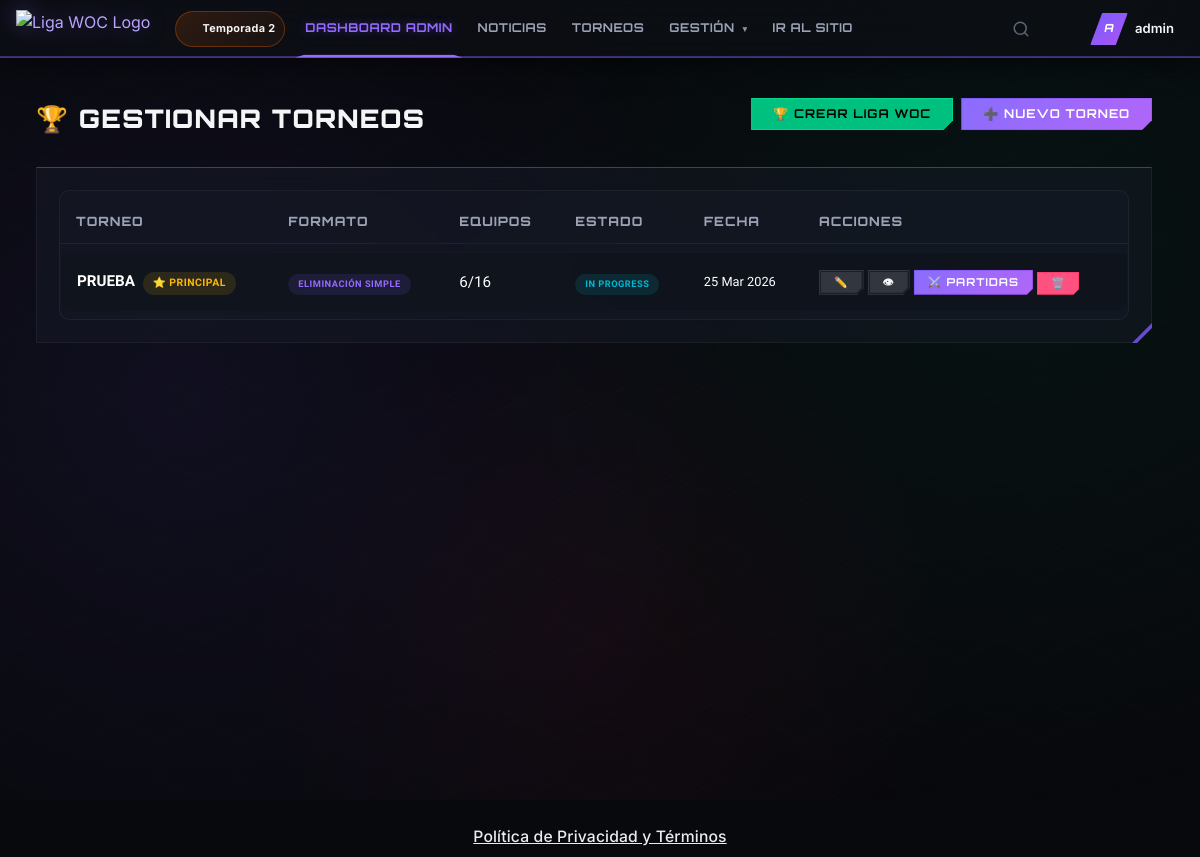
The app's page /admin/tournaments.php (signed in) with its own data.
### tables this page shows
CREATE TABLE `seasons` (
  `id` int(11) NOT NULL,
  `name` varchar(100) NOT NULL,
  `start_date` date NOT NULL,
  `end_date` date DEFAULT NULL,
  `is_active` tinyint(1) DEFAULT 0,
  `description` text DEFAULT NULL,
  `created_at` datetime DEFAULT current_timestamp()
);

CREATE TABLE `tournaments` (
  `id` int(11) NOT NULL,
  `name` varchar(200) NOT NULL,
  `slug` varchar(200) NOT NULL,
  `description` text DEFAULT NULL,
  `rules` text DEFAULT NULL,
  `image` varchar(255) DEFAULT NULL,
  `season_id` int(11) DEFAULT NULL,
  `format` enum('single_elimination','double_elimination','group_stage','round_robin') NOT NULL,
  `team_size` int(11) DEFAULT 5,
  `max_teams` int(11) DEFAULT 16,
  `min_rank` varchar(30) DEFAULT NULL,
  `entry_fee` decimal(10,2) DEFAULT 0.00,
  `prize_pool` varchar(500) DEFAULT NULL,
  `status` enum('draft','registration','ready','in_progress','completed','cancelled') DEFAULT 'draft',
  `registration_start` datetime DEFAULT NULL,
  `registration_end` datetime DEFAULT NULL,
  `start_date` datetime DEFAULT NULL,
  `end_date` datetime DEFAULT NULL,
  `stream_url` varchar(500) DEFAULT NULL,
  `created_by` int(11) NOT NULL,
  `created_at` datetime DEFAULT current_timestamp(),
  `updated_at` datetime DEFAULT current_timestamp() ON UPDATE current_timestamp(),
  `is_main_tournament` tinyint(1) NOT NULL DEFAULT 0,
  `tournament_type` varchar(50) DEFAULT NULL
);

### config/app.php (called while the page is built, shortened)
<?php
require_once __DIR__ . '/env-loader.php';
function url($path = '') {
    return BASE_URL . ltrim($path, '/');
}
function asset($path) {
    return BASE_URL . 'assets/' . ltrim($path, '/');
}
function isAdmin() {
    return isset($_SESSION['user_role']) && in_array($_SESSION['user_role'], [ROLE_ADMIN, ROLE_SUPERADMIN]);
}
function currentUsername() {
    return $_SESSION['username'] ?? null;
}

### config/database.php (called while the page is built, shortened)
<?php
require_once __DIR__ . '/env-loader.php';
class Database {
    private static $instance = null;
    private $pdo;
    private function getConfig() {
        $isProduction = env('APP_ENV') === 'production';
        $config = [
            'host' => env('DB_HOST', 'localhost'),
            'port' => env('DB_PORT', 3306),
            'dbname' => env('DB_NAME', 'ligawoc'),
            'username' => env('DB_USER', env('DB_USERNAME', $isProduction ? null : 'root')),
            'password' => env('DB_PASS', env('DB_PASSWORD', $isProduction ? null : '')),
        ];
        if ($isProduction) {
            $required = ['host' => 'DB_HOST', 'dbname' => 'DB_NAME', 'username' => 'DB_USER/DB_USERNAME', 'password' => 'DB_PASS/DB_PASSWORD'];
        }
        return $config;
    }
    private function __construct() {
        $config = $this->getConfig();
        $charset = 'utf8mb4';
        $dsn = "mysql:host={$config['host']};port={$config['port']};dbname={$config['dbname']};charset={$charset}";
        $options = [
            PDO::ATTR_ERRMODE => PDO::ERRMODE_EXCEPTION,
            PDO::ATTR_DEFAULT_FETCH_MODE => PDO::FETCH_ASSOC,
            PDO::ATTR_EMULATE_PREPARES => false,
        ];
        try {
            $this->pdo = new PDO($dsn, $config['username'], $config['password'], $options);
        } catch (Throwable $e) {
            $isProduction = env('APP_ENV') === 'production';
            if ($isProduction) {
                error_log('[DB_ERROR] ' . $e->getMessage());
                die('Error de conexión al servidor. Por favor intenta más tarde.');
            } else {
                die('Error de conexión: ' . $e->getMessage());
            }
        }
    }
    public static function getInstance() {
        if (self::$instance === null) {
            self::$instance = new self();
        }
        return self::$instance;
    }
    public function query($sql, $params = []) {
        $stmt = $this->pdo->prepare($sql);
        $stmt->execute($params);
        return $stmt;
    }
    public function fetch($sql, $params = []) {
        return $this->query($sql, $params)->fetch();
    }
    public function fetchAll($sql, $params = []) {
        return $this->query($sql, $params)->fetchAll();
    }
}

### config/env-loader.php (called while the page is built, shortened)
<?php
function env($key, $default = null) {
    $value = getenv($key);
    if ($value !== false) {
        return $value;
    }
    return $default;
}

### controllers/TournamentController.php (called while the page is built, shortened)
<?php
class TournamentController {
    private $db;
    public function __construct() {
        $this->db = Database::getInstance();
    }
    public function getAll($page = 1, $status = null) {
        $offset = ($page - 1) * ITEMS_PER_PAGE;
        $params = [];
        $where = "WHERE 1=1";
        $total = $this->db->fetch("SELECT COUNT(*) as total FROM tournaments t $where", $params)['total'];
        $params[] = ITEMS_PER_PAGE;
        $params[] = $offset;
        $tournaments = $this->db->fetchAll(
            "SELECT t.*, s.name as season_name,
                    (SELECT COUNT(*) FROM tournament_teams WHERE tournament_id = t.id) as registered_teams
             FROM tournaments t
             LEFT JOIN seasons s ON t.season_id = s.id
             $where
             ORDER BY t.start_date DESC, t.created_at DESC
             LIMIT ? OFFSET ?",
            $params
        );
        return ['tournaments' => $tournaments, 'total' => $total, 'pages' => ceil($total / ITEMS_PER_PAGE)];
    }
}

### admin/tournaments.php (the view, shortened to what this page needs)
<?php
require_once __DIR__ . '/../config/app.php';
require_once __DIR__ . '/../config/database.php';
require_once __DIR__ . '/../controllers/TournamentController.php';
$tournCtrl = new TournamentController();
$result = $tournCtrl->getAll(max(1, intval($_GET['p'] ?? 1)));
$editTournament = null;
require_once __DIR__ . '/../includes/header.php';
require_once __DIR__ . '/../includes/navbar.php';
?>
<div class="app-wrapper">
<div class="main-content">
    <div class="page-header" style="display:flex;justify-content:space-between;align-items:start;flex-wrap:wrap;gap:12px;">
        <div><h1 class="page-title">🏆 Gestionar Torneos</h1></div>
        <div style="display:flex;gap:8px;flex-wrap:wrap;">
            <form method="POST" style="display:inline;">
                <button type="submit" class="btn btn-success" onclick="return confirm('¿Crear un nuevo torneo LIGA WOC (32 equipos, fase de grupos + llaves)? Se vinculará a la temporada activa.')">
                    🏆 Crear LIGA WOC
                </button>
            </form>
            <button class="btn btn-primary" onclick="document.getElementById('tourn-form').style.display=document.getElementById('tourn-form').style.display==='none'?'block':'none'">
                ➕ <?= $editTournament ? 'Editando' : 'Nuevo Torneo' ?>
            </button>
        </div>
    </div>
    <div class="card">
        <div class="table-wrapper">
            <table class="table">
                <thead><tr><th>Torneo</th><th>Formato</th><th>Equipos</th><th>Estado</th><th>Fecha</th><th>Acciones</th></tr></thead>
                <tbody>
                <?php foreach ($result['tournaments'] as $t): ?>
                <tr>
                    <td style="font-weight:600;">
                        <?= htmlspecialchars($t['name']) ?>
                        <?php if (!empty($t['is_main_tournament'])): ?>
                        <span class="badge badge-yellow" style="font-size:0.65rem;margin-left:4px;">⭐ PRINCIPAL</span>
                        <?php endif; ?>
                    </td>
                    <td><span class="badge badge-purple"><?= TOURNAMENT_FORMATS[$t['format']] ?? $t['format'] ?></span></td>
                    <td><?= $t['registered_teams'] ?>/<?= $t['max_teams'] ?></td>
                    <td>
                        <?php $colors = ['draft'=>'yellow','registration'=>'green','ready'=>'blue','in_progress'=>'blue','completed'=>'purple']; ?>
                        <span class="badge badge-<?= $colors[$t['status']] ?? 'purple' ?>"><?= ucfirst(str_replace('_',' ',$t['status'])) ?></span>
                    </td>
                    <td style="font-size:0.8rem;"><?= $t['start_date'] ? date('d M Y', strtotime($t['start_date'])) : '-' ?></td>
                    <td>
                        <div style="display:flex;gap:4px;flex-wrap:wrap;">
                            <a href="<?= url('admin/tournaments?edit=' . $t['id']) ?>" class="btn btn-sm btn-secondary">✏️</a>
                            <a href="<?= url('tournaments/view/' . $t['id']) ?>" class="btn btn-sm btn-secondary" target="_blank">👁</a>
                            <a href="<?= url('admin/tournament-matches?id=' . $t['id']) ?>" class="btn btn-sm btn-primary">⚔️ Partidas</a>
                            <form method="POST" style="display:inline;">
                                <?php
                                $deleteMsg = in_array($t['status'], ['draft', 'cancelled'])
                                    ? '¿Eliminar este torneo? Esta acción no se puede deshacer.'
                                    : '⚠️ ADVERTENCIA: Este torneo tiene partidas/resultados. Se eliminarán TODOS los datos (partidas, resultados, estadísticas). ¿Estás seguro?';
                                ?>
                                <button type="submit" class="btn btn-sm btn-danger" onclick="return confirm('<?= $deleteMsg ?>')">🗑️</button>
                            </form>
                        </div>
                    </td>
                </tr>
                <?php endforeach; ?>
                </tbody>
            </table>
        </div>
    </div>
<?php require_once __DIR__ . '/../includes/footer.php'; ?>

### includes/navbar.php (shortened to what this page needs)
<?php
$currentPage = $page ?? '';
$_activeSeason = Database::getInstance()->fetch("SELECT name FROM seasons WHERE is_active = 1 LIMIT 1");
$_seasonLabel = $_activeSeason ? $_activeSeason['name'] : null;
$isDesigner = false;
function wocIcon($name, $class = '') {
    $svg = $icons[$name] ?? '';
    return '<svg class="icon-svg ' . $class . '" viewBox="0 0 24 24" fill="none" stroke="currentColor" stroke-width="2" stroke-linecap="round" stroke-linejoin="round">' . $svg . '</svg>';
}
?>
<header class="topnav-immersive<?= $isDesigner ? ' has-designer-link' : '' ?>">
    <div class="topnav-left">
        <a href="<?= url(isAdmin() ? 'admin' : 'dashboard') ?>" class="topnav-logo">
            <img src="<?= asset('img/logo.png') ?>" alt="Liga WOC Logo" class="topnav-logo-img">
        </a>
        <nav class="topnav-links">
            <?php if ($_seasonLabel): ?>
            <div class="season-badge" title="Temporada actual">
                <?= wocIcon('calendar', 'sm') ?>
                <span><?= htmlspecialchars($_seasonLabel) ?></span>
            </div>
            <?php endif; ?>
            <?php if (!isAdmin()): ?>
                <a href="<?= url('dashboard') ?>" class="topnav-link <?= $currentPage === 'dashboard' ? 'active' : '' ?>">Dashboard</a>
                <a href="<?= url('news') ?>" class="topnav-link <?= $currentPage === 'news' ? 'active' : '' ?>">Noticias</a>
                <div class="topnav-dropdown-container">
                    <a href="<?= url('tournaments') ?>" class="topnav-link <?= $currentPage === 'tournaments' ? 'active' : '' ?>">Torneos <?= wocIcon('trophy', 'sm') ?></a>
                </div>
                <div class="topnav-dropdown-container">
                    <a href="<?= url('teams') ?>" class="topnav-link <?= $currentPage === 'teams' ? 'active' : '' ?>">Equipos</a>
                    <?php
                    $teamCtrl = new TeamController();
                    $myTeam = $teamCtrl->getUserTeam(currentUserId());
                    if ($myTeam):
                    ?>
                    <div class="topnav-dropdown">
                        <a href="<?= url('teams/view/' . $myTeam['team_id']) ?>"><?= wocIcon('swords', 'sm') ?> Mi Equipo</a>
                    </div>
                    <?php endif; ?>
                </div>
                <div class="topnav-dropdown-container">
                    <a href="#" class="topnav-link has-caret <?= in_array($currentPage, ['rankings', 'stream', 'match-history', 'heroes', 'calendar']) ? 'active' : '' ?>">
                        <span>Comunidad</span><span class="caret">▾</span>
                    </a>
                    <div class="topnav-dropdown">
                        <a href="<?= url('rankings') ?>"><?= wocIcon('bar-chart', 'sm') ?> Rankings</a>
                        <a href="<?= url('stream') ?>"><?= wocIcon('tv', 'sm') ?> En Vivo</a>
                        <a href="<?= url('match-history') ?>"><?= wocIcon('clock', 'sm') ?> Historial</a>
                        <a href="<?= url('calendar') ?>"><?= wocIcon('calendar', 'sm') ?> Calendario</a>
                        <a href="<?= url('heroes') ?>"><?= wocIcon('star', 'sm') ?> Héroes MLBB</a>
                    </div>
                </div>
                <a href="<?= url('shop') ?>" class="topnav-link topnav-link--shop <?= $currentPage === 'shop' ? 'active' : '' ?>">🪙 Tienda</a>
                <?php if ($isDesigner): ?>
                <a href="<?= url('designer') ?>" class="topnav-link topnav-link--designer <?= $currentPage === 'designer' ? 'active' : '' ?>">🎨 Designer</a>
                <?php endif; ?>
                <?php if (isModerator()): ?>
                <a href="<?= url('admin/users') ?>" class="topnav-link topnav-link--mod <?= ($action ?? '') === 'users' ? 'active' : '' ?>"><?= wocIcon('shield', 'sm') ?> Mod Panel</a>
                <?php endif; ?>
            <?php else: ?>
                <a href="<?= url('admin') ?>" class="topnav-link <?= ($action ?? '') === 'index' || !$action ? 'active' : '' ?>">Dashboard Admin</a>
                <a href="<?= url('admin/news') ?>" class="topnav-link <?= ($action ?? '') === 'news' ? 'active' : '' ?>">Noticias</a>
                <a href="<?= url('admin/tournaments') ?>" class="topnav-link <?= ($action ?? '') === 'tournaments' ? 'active' : '' ?>">Torneos</a>
                <div class="topnav-dropdown-container">
                    <a href="#" class="topnav-link has-caret"><span>Gestión</span><span class="caret">▾</span></a>
                </div>
                <a href="<?= url('dashboard') ?>" class="topnav-link view-site-btn">Ir al Sitio</a>
            <?php endif; ?>
        </nav>
    </div>
    <div class="topnav-right">
        <div class="topnav-search-wrap" id="searchWrap">
            <button type="button" class="notif-btn topnav-search-btn" id="searchToggleBtn" title="Buscar">
                <svg class="icon-svg" viewBox="0 0 24 24" fill="none" stroke="currentColor" stroke-width="2" stroke-linecap="round" stroke-linejoin="round"><circle cx="11" cy="11" r="8"/><line x1="21" y1="21" x2="16.65" y2="16.65"/></svg>
            </button>
        </div>
        <a href="<?= url('notifications') ?>" class="notif-btn notif-btn-link" id="desktop-notif-btn">
            <?= wocIcon('bell') ?>
        </a>
        <div class="dropdown">
            <div class="user-menu" data-dropdown-toggle>
                <?php if (!empty($_SESSION['user_avatar'])): ?>
                    <img src="<?= UPLOAD_URL . $_SESSION['user_avatar'] ?>" class="user-avatar" alt="">
                <?php else: ?>
                    <div class="user-avatar-placeholder"><?= strtoupper(substr(currentUsername() ?? 'U', 0, 1)) ?></div>
                <?php endif; ?>
                <span class="user-menu-name"><?= currentUsername() ?></span>
            </div>
        </div>
    </div>
</header>

### assets/css/layout/navbar.css (style rules this page uses)
.season-badge { display: inline-flex; align-items: center; justify-content: center; gap: 5px; height: 36px; padding: 6px 14px; border-radius: 20px; background: linear-gradient(135deg, rgba(var(--accent-rgb, 255, 107, 0), 0.15), rgba(var(--accent-rgb, 255, 107, 0), 0.05)); border: 1px solid rgba(var(--accent-rgb, 255, 107, 0), 0.3); color: var(--accent-main); font-size: 0.72rem; font-weight: 700; letter-spacing: 0.3px; line-height: 1; white-space: nowrap; animation: season-glow 3s ease-in-out infinite; }
.season-badge .icon-svg { width: 12px; height: 12px; stroke: var(--accent-main); }
.topnav-left { overflow: visible; }
.topnav-links { overflow: visible; }
.topnav-right { position: relative; z-index: 20; }
.topnav-search-wrap { display: flex; align-items: center; gap: 6px; position: relative; isolation: isolate; z-index: 30; }
.topnav-search-btn { position: relative; }
.notif-btn-link, .mobile-logo-link { text-decoration: none; }

### records on screen
seasons: name "Temporada 2"
tournaments: name "PRUEBA", is_main_tournament "⭐ PRINCIPAL", format "ELIMINACIÓN SIMPLE", registered_teams "6", max_teams "16", status "IN PROGRESS", start_date "25 Mar 2026"

### other values on screen
substr(currentUsername() ?? 'U', 0, 1) "A"
currentUsername() "admin"
